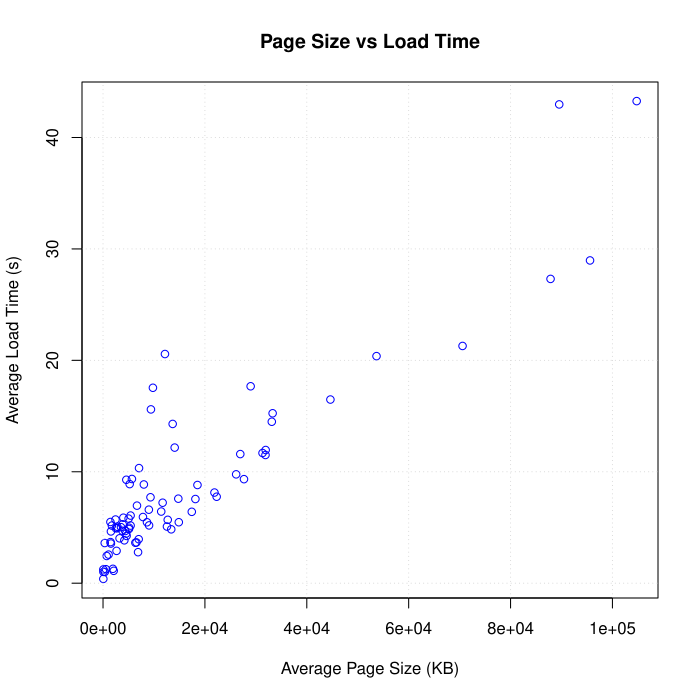

The script that drew this image:
data <- read.csv("../../data/averaged_data.csv")

plot(data$page_size_avg, data$load_time_avg,
  main = "Page Size vs Load Time",
  xlab = "Average Page Size (KB)",
  ylab = "Average Load Time (s)",
  col = "blue")

grid()
